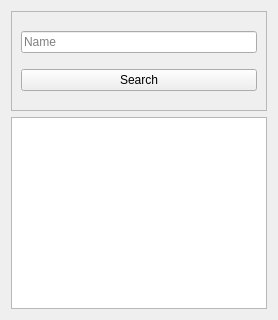
            <widget class="QWidget" name="page_location">
             <layout class="QVBoxLayout" name="verticalLayout_32">
              <item>
               <widget class="QFrame" name="search_location">
                <property name="minimumSize">
                 <size>
                  <width>0</width>
                  <height>100</height>
                 </size>
                </property>
                <property name="frameShape">
                 <enum>QFrame::StyledPanel</enum>
                </property>
                <property name="frameShadow">
                 <enum>QFrame::Raised</enum>
                </property>
                <layout class="QVBoxLayout" name="verticalLayout_41">
                 <item>
                  <widget class="QLineEdit" name="search_location_name">
                   <property name="text">
                    <string/>
                   </property>
                   <property name="placeholderText">
                    <string>Name</string>
                   </property>
                  </widget>
                 </item>
                 <item>
                  <widget class="QPushButton" name="btn_search_location">
                   <property name="text">
                    <string>Search</string>
                   </property>
                  </widget>
                 </item>
                </layout>
               </widget>
              </item>
              <item>
               <widget class="QTableWidget" name="table_location"/>
              </item>
             </layout>
            </widget>
